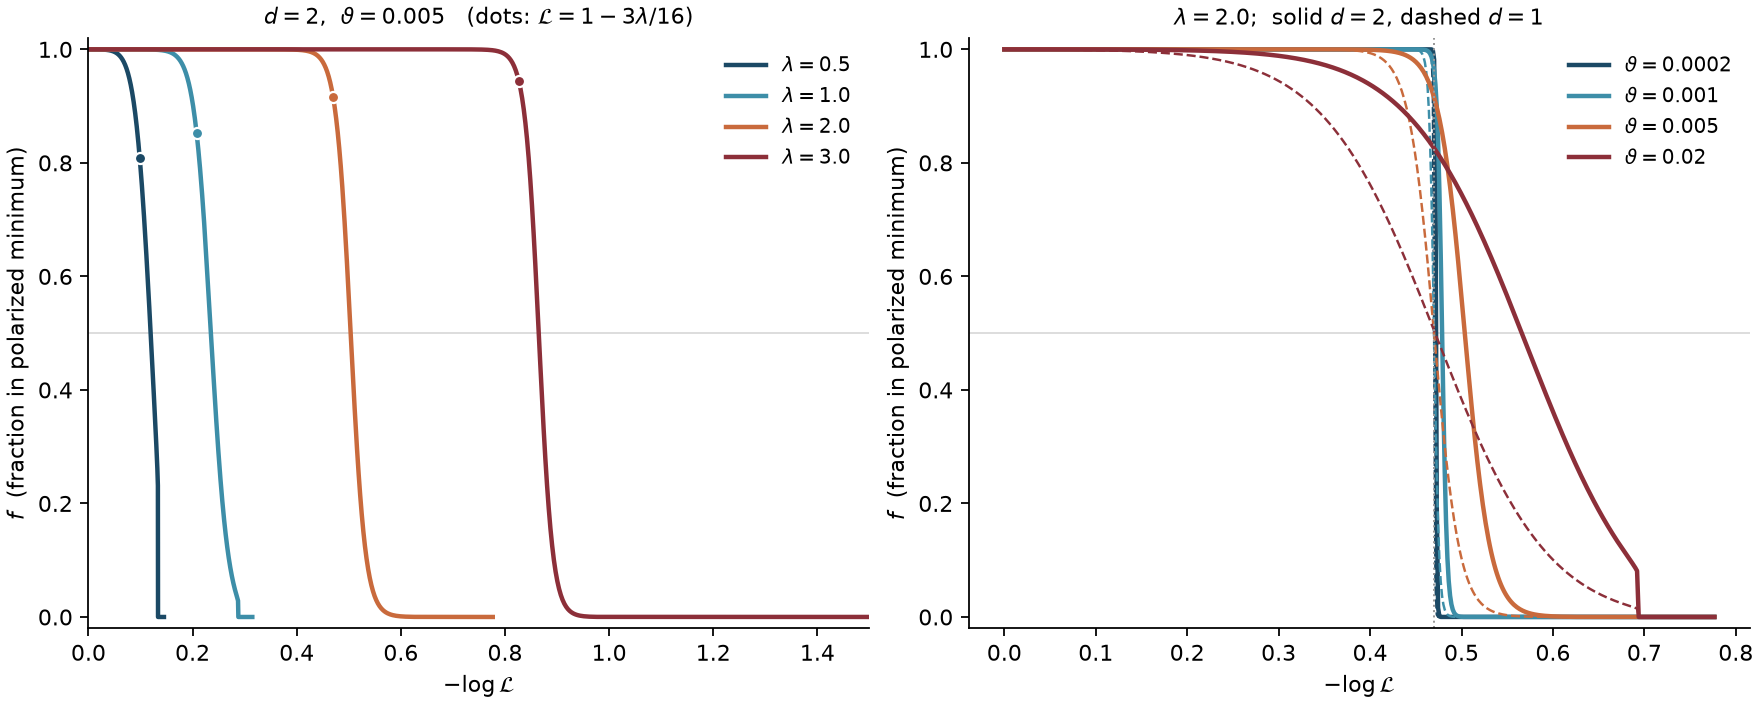

Reproduce this figure in Python.
import numpy as np
import matplotlib.pyplot as plt

# Setup 1 free energy (nondim):  F(r) = -1/2 (L-1) r^2 - 1/4 lam r^4 + 1/6 lam r^6
# Stationary density  rho(r) ~ r^(d-1) exp(-F/T),  T = theta * L
# f = fraction beyond the barrier radius r_- = sqrt((1-mu)/2), mu = sqrt(1+4(L-1)/lam)

def frac(L, lam, theta, d, n=200000, rmax_pad=1.6):
    a = L - 1.0
    disc = 1.0 + 4.0 * a / lam
    if disc <= 0.0:
        return 0.0                      # no non-trivial extrema
    mu = np.sqrt(disc)
    s_minus = 0.5 * (1.0 - mu)
    if a >= 0.0:
        return 1.0                      # P=0 unstable: single polarized state
    r_b = np.sqrt(max(s_minus, 0.0))
    T = theta * L

    r_plus = np.sqrt(0.5 * (1.0 + mu))
    rmax = rmax_pad * max(1.0, r_plus) + (6.0 * 40.0 * T / lam) ** (1.0 / 6.0)
    r = np.linspace(0.0, rmax, n)
    F = -0.5 * a * r**2 - 0.25 * lam * r**4 + lam * r**6 / 6.0
    e = -F / T
    w = r ** (d - 1) * np.exp(e - e.max())

    tot = np.trapezoid(w, r)
    top = np.trapezoid(np.where(r >= r_b, w, 0.0), r)
    return top / tot


fig, axes = plt.subplots(1, 2, figsize=(11, 4.4), constrained_layout=True)

# ---- panel A: vary lambda at fixed noise ----
ax = axes[0]
theta = 5e-3
ax.set_xlim(0, 1.5)
for lam, c in zip([0.5, 1.0, 2.0, 3.0], ['#1b4965', '#3d8ea8', '#c96a3c', '#8c2f39']):
    Ls = np.linspace(max(1e-6, 1 - lam / 4 - 0.02 * lam), 1.0 - 1e-9, 600)
    f = np.array([frac(L, lam, theta, 2) for L in Ls])
    ax.plot(-np.log(Ls), f, color=c, lw=2, label=rf'$\lambda={lam}$')
    Lmax = 1 - 3 * lam / 16          # equal-depth (Maxwell) point
    ax.plot(-np.log(Lmax), frac(Lmax, lam, theta, 2), 'o', color=c, ms=5,
            mec='white', mew=1.0, zorder=5)
ax.set_title(rf'$d=2$,  $\vartheta={theta}$   (dots: $\mathcal{{L}}=1-3\lambda/16$)', fontsize=10)
ax.legend(frameon=False, fontsize=9)

# ---- panel B: vary noise at fixed lambda ----
ax = axes[1]
lam = 2.0
for th, c in zip([2e-4, 1e-3, 5e-3, 2e-2], ['#1b4965', '#3d8ea8', '#c96a3c', '#8c2f39']):
    Ls = np.linspace(max(1e-6, 1 - lam / 4 - 0.02 * lam), 1.0 - 1e-9, 600)
    f2 = np.array([frac(L, lam, th, 2) for L in Ls])
    f1 = np.array([frac(L, lam, th, 1) for L in Ls])
    ax.plot(-np.log(Ls), f2, color=c, lw=2, label=rf'$\vartheta={th}$')
    ax.plot(-np.log(Ls), f1, color=c, lw=1.1, ls='--')
ax.axvline(-np.log(1 - 3 * lam / 16), color='0.6', lw=0.9, ls=':')
ax.set_title(rf'$\lambda={lam}$;  solid $d=2$, dashed $d=1$', fontsize=10)
ax.legend(frameon=False, fontsize=9)

for ax in axes:
    ax.set_xlabel(r'$-\log\mathcal{L}$')
    ax.set_ylabel(r'$f$  (fraction in polarized minimum)')
    ax.set_ylim(-0.02, 1.02)
    ax.axhline(0.5, color='0.85', lw=0.8, zorder=0)
    ax.spines[['top', 'right']].set_visible(False)

out = '/private/tmp/claude-502/-Users-romang-Desktop-codes-GL-motility/50a5fd07-7dbb-4bb1-9dd5-95f2d7ca20e6/scratchpad/frac_vs_L.png'
fig.savefig(out, dpi=160)
print('saved', out)

# a few numbers
print('\nlam=2, theta=1e-3, d=2:')
for L in [0.51, 0.55, 0.625, 0.7, 0.8, 0.9, 0.99]:
    print(f'  L={L:.3f}  -logL={-np.log(L):.4f}  f={frac(L,2.0,1e-3,2):.4f}')
